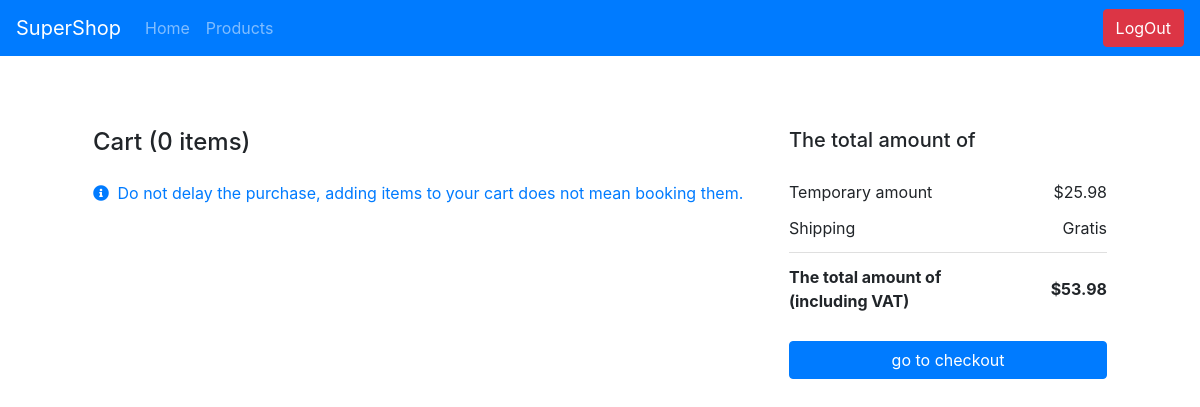
Page /cart/ (signed in) on the earlier database version.
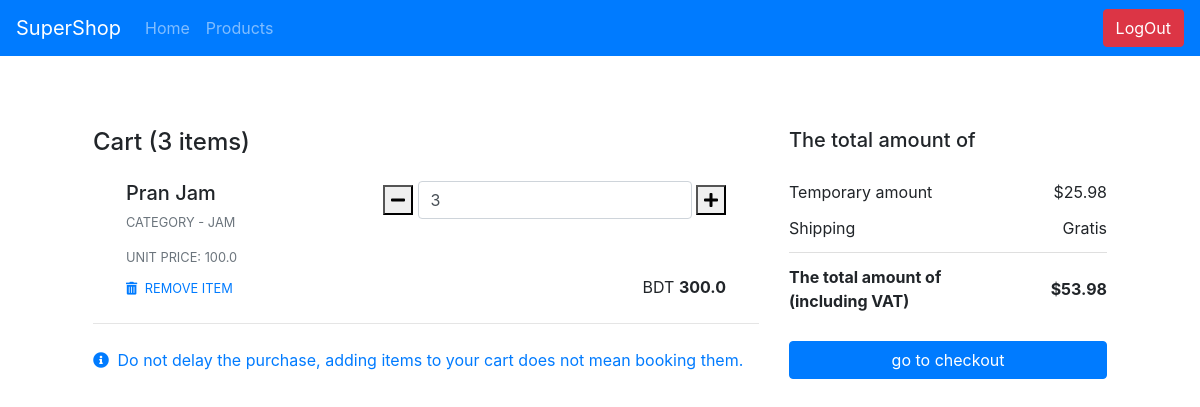
Same page on the later database version.
### supershop_app/models.py (models this page shows, shortened)
class Cart(models.Model):
    id = models.AutoField(primary_key=True)
    cart_code = models.UUIDField(default=uuid.uuid4)
    added_products = models.ForeignKey(Product, on_delete=models.SET_NULL, db_constraint=False, null=True)
    product_count = models.PositiveIntegerField(default=1)

class Product(models.Model):
    id = models.AutoField(primary_key=True)
    product_code = models.UUIDField(default=uuid.uuid4)
    product_name = models.CharField(max_length=255, blank=False, null=False, unique=True)
    product_category = models.ForeignKey(ProductCategory, on_delete=models.CASCADE)
    product_unit_price = models.FloatField(default=0.0)
    current_stock = models.IntegerField(default=0)

class ProductCategory(models.Model):
    id = models.AutoField(primary_key=True)
    category_code = models.UUIDField(default=uuid.uuid4)
    category_name = models.CharField(max_length=255, blank=False, null=False, unique=True)

### supershop_app/views.py (the view)
# urls.py: path('cart/', views.cart_view, name="cart_view"),
def cart_view(request):
    cart_product = models.Order.objects.filter(purchase_by=request.user, order_placed=False).first()
    total_orders = models.Order.objects.filter(purchase_by=request.user, order_placed=False).first()
    if total_orders is None:
        total_orders = 0
    total_orders = total_orders.purchased_products.aggregate(Sum('product_count'))['product_count__sum']
    context = {
                "cart_products": cart_product.purchased_products.filter(product_count__gt=0),
                "total_orders": total_orders,
                "is_logged_in": request.user.is_authenticated,
                "title": "Cart",
                "left_utils": [
                    {
                        "name": "Products",
                        "url": "/products/",
                        "id": "cart-id"
                    }]
              }
    return render(request, "cart_template.html", context=context)

### supershop_app/templatetags/custom_tags.py (called while the page is built)
@register.filter(name='calculate_total_price')
def calculate_total_price(price, unit):
    price = float(price)
    unit = int(unit)
    return price * unit

### supershop_app/templates/supershop_app/cart_template.html (shortened to what the changed rows need)
{% extends 'base.html' %}
{% load static %}
{% load custom_tags %}
{% block content %}
    <div class="container">
        <div class="m-5">
            <section>
                <div class="row">
                    <div class="col-lg-8">
                        <div class="mb-3">
                            <div class="pt-4 wish-list">
                                <h4 class="mb-4">Cart (<span>{{ total_orders }}</span> items)</h4>
                                {% for cart_product in cart_products %}
                                    <div class="row mb-4">
                                        <div class="col-md-12 col-lg-12 col-xl-12 px-5">
                                            <div>
                                                <div class="d-flex justify-content-between">
                                                    <div>
                                                        <h5>{{ cart_product.added_products.product_name }}</h5>
                                                        <p class="mb-3 text-muted text-uppercase small">Category - {{ cart_product.added_products.product_category.category_name }} </p>
                                                        <p class="mb-2 text-muted text-uppercase small">Unit Price: {{ cart_product.added_products.product_unit_price }}</p>
                                                    </div>
                                                    <div>
                                                        <div class="def-number-input number-input safari_only mb-0 w-100">
                                                            <button onclick="this.parentNode.querySelector('input[type=number]').stepDown()"
                                                            class="decrease"><i class="fas fa-minus"></i></button>
                                                            <label>
                                                                <input class="quantity form-control" min="0" name="quantity" value="{{ cart_product.product_count }}" type="number">
                                                            </label>
                                                            <button onclick="this.parentNode.querySelector('input[type=number]').stepUp()"
                                                            class="increase"><i class="fas fa-plus"></i></button>
                                                        </div>
                                                    </div>
                                                </div>
                                                <div class="d-flex justify-content-between align-items-center">
                                                    <div>
                                                        <a href="#!" type="button" class="card-link-secondary small text-uppercase mr-3"><i
                                                            class="fas fa-trash-alt mr-1"></i> Remove item </a>
                                                    </div>
                                                    <p class="mb-0"><span> BDT <strong id="summary"> {{ cart_product.added_products.product_unit_price|calculate_total_price:cart_product.product_count }} </strong></span></p>
                                                </div>
                                            </div>
                                        </div>
                                    </div>
                                    <hr class="mb-4">
                                {% endfor %}
                                <p class="text-primary mb-0"><i class="fas fa-info-circle mr-1"></i> Do not delay the purchase, adding
                                items to your cart does not mean booking them.</p>
                            </div>
                        </div>
                    </div>
                </div>
            </section>
        </div>
    </div>
{% endblock %}

Differences in the rows shown:
now on this page (row edited): Cart: added_products.product_name "Pran Jam", added_products.product_category.category_name "JAM", added_products.product_unit_price "100.0", quantity "3", added_products.product_unit_price|calculate_total_price "300.0"
Other differences:
{{ total_orders }}: "0" → "3"
